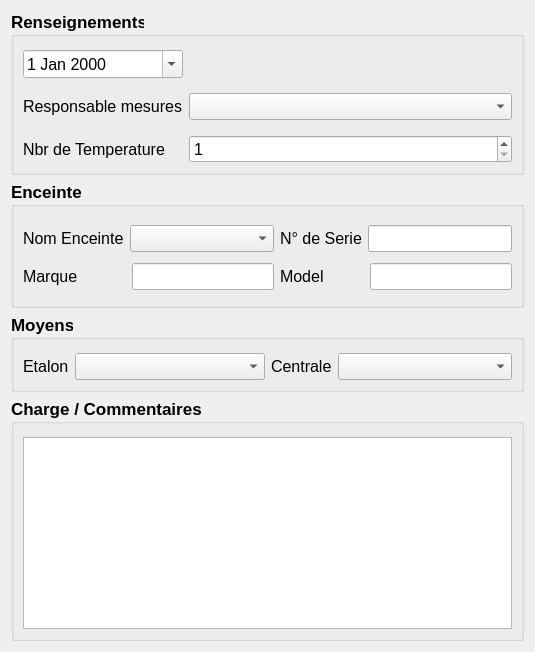
      <widget class="QWidget" name="tab">
       <attribute name="title">
        <string>Configuration</string>
       </attribute>
       <layout class="QVBoxLayout" name="verticalLayout">
        <item>
         <widget class="QGroupBox" name="groupBox_2">
          <property name="sizePolicy">
           <sizepolicy hsizetype="Preferred" vsizetype="Fixed">
            <horstretch>0</horstretch>
            <verstretch>0</verstretch>
           </sizepolicy>
          </property>
          <property name="minimumSize">
           <size>
            <width>0</width>
            <height>99</height>
           </size>
          </property>
          <property name="font">
           <font>
            <pointsize>13</pointsize>
            <weight>75</weight>
            <bold>true</bold>
           </font>
          </property>
          <property name="title">
           <string>Renseignements</string>
          </property>
          <layout class="QHBoxLayout" name="horizontalLayout_9">
           <property name="topMargin">
            <number>13</number>
           </property>
           <item>
            <layout class="QHBoxLayout" name="horizontalLayout_5">
             <item>
              <layout class="QGridLayout" name="gridLayout_2">
               <property name="horizontalSpacing">
                <number>6</number>
               </property>
               <property name="verticalSpacing">
                <number>15</number>
               </property>
               <item row="0" column="0">
                <widget class="QDateEdit" name="dateEdit">
                 <property name="font">
                  <font>
                   <pointsize>12</pointsize>
                   <weight>50</weight>
                   <bold>false</bold>
                  </font>
                 </property>
                 <property name="calendarPopup">
                  <bool>true</bool>
                 </property>
                </widget>
               </item>
               <item row="1" column="0">
                <widget class="QLabel" name="label_5">
                 <property name="sizePolicy">
                  <sizepolicy hsizetype="Fixed" vsizetype="Preferred">
                   <horstretch>0</horstretch>
                   <verstretch>0</verstretch>
                  </sizepolicy>
                 </property>
                 <property name="font">
                  <font>
                   <pointsize>12</pointsize>
                   <weight>50</weight>
                   <bold>false</bold>
                  </font>
                 </property>
                 <property name="text">
                  <string>Responsable mesures</string>
                 </property>
                </widget>
               </item>
               <item row="1" column="1">
                <widget class="QComboBox" name="comboBox_operateur">
                 <property name="font">
                  <font>
                   <pointsize>12</pointsize>
                   <weight>50</weight>
                   <bold>false</bold>
                  </font>
                 </property>
                </widget>
               </item>
               <item row="2" column="1">
                <widget class="QSpinBox" name="spinBox">
                 <property name="font">
                  <font>
                   <pointsize>12</pointsize>
                   <weight>50</weight>
                   <bold>false</bold>
                  </font>
                 </property>
                 <property name="alignment">
                  <set>Qt::AlignLeading|Qt::AlignLeft|Qt::AlignVCenter</set>
                 </property>
                 <property name="minimum">
                  <number>1</number>
                 </property>
                 <property name="value">
                  <number>1</number>
                 </property>
                </widget>
               </item>
               <item row="2" column="0">
                <widget class="QLabel" name="label_9">
                 <property name="font">
                  <font>
                   <pointsize>12</pointsize>
                   <weight>50</weight>
                   <bold>false</bold>
                  </font>
                 </property>
                 <property name="text">
                  <string>Nbr de Temperature</string>
                 </property>
                </widget>
               </item>
              </layout>
             </item>
            </layout>
           </item>
          </layout>
         </widget>
        </item>
        <item>
         <widget class="QGroupBox" name="groupBox">
          <property name="sizePolicy">
           <sizepolicy hsizetype="Preferred" vsizetype="Fixed">
            <horstretch>0</horstretch>
            <verstretch>0</verstretch>
           </sizepolicy>
          </property>
          <property name="minimumSize">
           <size>
            <width>0</width>
            <height>127</height>
           </size>
          </property>
          <property name="font">
           <font>
            <pointsize>13</pointsize>
            <weight>75</weight>
            <bold>true</bold>
           </font>
          </property>
          <property name="title">
           <string>Enceinte</string>
          </property>
          <layout class="QHBoxLayout" name="horizontalLayout_10">
           <property name="topMargin">
            <number>13</number>
           </property>
           <item>
            <layout class="QGridLayout" name="gridLayout">
             <item row="0" column="0">
              <layout class="QHBoxLayout" name="horizontalLayout">
               <item>
                <widget class="QLabel" name="label">
                 <property name="sizePolicy">
                  <sizepolicy hsizetype="Fixed" vsizetype="Preferred">
                   <horstretch>0</horstretch>
                   <verstretch>0</verstretch>
                  </sizepolicy>
                 </property>
                 <property name="font">
                  <font>
                   <pointsize>12</pointsize>
                   <weight>50</weight>
                   <bold>false</bold>
                  </font>
                 </property>
                 <property name="text">
                  <string>Nom Enceinte</string>
                 </property>
                </widget>
               </item>
               <item>
                <widget class="QComboBox" name="comboBox_enceinte">
                 <property name="font">
                  <font>
                   <pointsize>12</pointsize>
                   <weight>50</weight>
                   <bold>false</bold>
                  </font>
                 </property>
                </widget>
               </item>
              </layout>
             </item>
             <item row="1" column="0">
              <layout class="QHBoxLayout" name="horizontalLayout_2">
               <item>
                <widget class="QLabel" name="label_2">
                 <property name="sizePolicy">
                  <sizepolicy hsizetype="Fixed" vsizetype="Preferred">
                   <horstretch>0</horstretch>
                   <verstretch>0</verstretch>
                  </sizepolicy>
                 </property>
                 <property name="minimumSize">
                  <size>
                   <width>103</width>
                   <height>0</height>
                  </size>
                 </property>
                 <property name="font">
                  <font>
                   <pointsize>12</pointsize>
                   <weight>50</weight>
                   <bold>false</bold>
                  </font>
                 </property>
                 <property name="text">
                  <string>Marque</string>
                 </property>
                </widget>
               </item>
               <item>
                <widget class="QLineEdit" name="lineEdit_marque">
                 <property name="font">
                  <font>
                   <pointsize>12</pointsize>
                   <weight>50</weight>
                   <bold>false</bold>
                  </font>
                 </property>
                 <property name="readOnly">
                  <bool>true</bool>
                 </property>
                </widget>
               </item>
              </layout>
             </item>
             <item row="0" column="1">
              <layout class="QHBoxLayout" name="horizontalLayout_3">
               <item>
                <widget class="QLabel" name="label_3">
                 <property name="sizePolicy">
                  <sizepolicy hsizetype="Fixed" vsizetype="Preferred">
                   <horstretch>0</horstretch>
                   <verstretch>0</verstretch>
                  </sizepolicy>
                 </property>
                 <property name="font">
                  <font>
                   <pointsize>12</pointsize>
                   <weight>50</weight>
                   <bold>false</bold>
                  </font>
                 </property>
                 <property name="text">
                  <string>N° de Serie</string>
                 </property>
                </widget>
               </item>
               <item>
                <widget class="QLineEdit" name="lineEdit_n_serie">
                 <property name="font">
                  <font>
                   <pointsize>12</pointsize>
                   <weight>50</weight>
                   <bold>false</bold>
                  </font>
                 </property>
                 <property name="readOnly">
                  <bool>true</bool>
                 </property>
                </widget>
               </item>
              </layout>
             </item>
             <item row="1" column="1">
              <layout class="QHBoxLayout" name="horizontalLayout_4">
               <item>
                <widget class="QLabel" name="label_4">
                 <property name="sizePolicy">
                  <sizepolicy hsizetype="Fixed" vsizetype="Preferred">
                   <horstretch>0</horstretch>
                   <verstretch>0</verstretch>
                  </sizepolicy>
                 </property>
                 <property name="minimumSize">
                  <size>
                   <width>84</width>
                   <height>0</height>
                  </size>
                 </property>
                 <property name="font">
                  <font>
                   <pointsize>12</pointsize>
                   <weight>50</weight>
                   <bold>false</bold>
                  </font>
                 </property>
                 <property name="text">
                  <string>Model</string>
                 </property>
                </widget>
               </item>
               <item>
                <widget class="QLineEdit" name="lineEdit_model">
                 <property name="font">
                  <font>
                   <pointsize>12</pointsize>
                   <weight>50</weight>
                   <bold>false</bold>
                  </font>
                 </property>
                 <property name="readOnly">
                  <bool>true</bool>
                 </property>
                </widget>
               </item>
              </layout>
             </item>
            </layout>
           </item>
          </layout>
         </widget>
        </item>
        <item>
         <widget class="QGroupBox" name="groupBox_3">
          <property name="sizePolicy">
           <sizepolicy hsizetype="Preferred" vsizetype="Fixed">
            <horstretch>0</horstretch>
            <verstretch>0</verstretch>
           </sizepolicy>
          </property>
          <property name="minimumSize">
           <size>
            <width>0</width>
            <height>63</height>
           </size>
          </property>
          <property name="font">
           <font>
            <pointsize>13</pointsize>
            <weight>75</weight>
            <bold>true</bold>
           </font>
          </property>
          <property name="title">
           <string>Moyens</string>
          </property>
          <layout class="QHBoxLayout" name="horizontalLayout_11">
           <property name="topMargin">
            <number>13</number>
           </property>
           <item>
            <layout class="QHBoxLayout" name="horizontalLayout_8">
             <item>
              <layout class="QHBoxLayout" name="horizontalLayout_6">
               <item>
                <widget class="QLabel" name="label_6">
                 <property name="sizePolicy">
                  <sizepolicy hsizetype="Fixed" vsizetype="Preferred">
                   <horstretch>0</horstretch>
                   <verstretch>0</verstretch>
                  </sizepolicy>
                 </property>
                 <property name="font">
                  <font>
                   <pointsize>12</pointsize>
                   <weight>50</weight>
                   <bold>false</bold>
                  </font>
                 </property>
                 <property name="text">
                  <string>Etalon</string>
                 </property>
                </widget>
               </item>
               <item>
                <widget class="QComboBox" name="comboBox_etalon">
                 <property name="font">
                  <font>
                   <pointsize>12</pointsize>
                   <weight>50</weight>
                   <bold>false</bold>
                  </font>
                 </property>
                </widget>
               </item>
              </layout>
             </item>
             <item>
              <layout class="QHBoxLayout" name="horizontalLayout_7">
               <item>
                <widget class="QLabel" name="label_7">
                 <property name="sizePolicy">
                  <sizepolicy hsizetype="Fixed" vsizetype="Preferred">
                   <horstretch>0</horstretch>
                   <verstretch>0</verstretch>
                  </sizepolicy>
                 </property>
                 <property name="font">
                  <font>
                   <pointsize>12</pointsize>
                   <weight>50</weight>
                   <bold>false</bold>
                  </font>
                 </property>
                 <property name="text">
                  <string>Centrale</string>
                 </property>
                </widget>
               </item>
               <item>
                <widget class="QComboBox" name="comboBox_centrale">
                 <property name="font">
                  <font>
                   <pointsize>12</pointsize>
                   <weight>50</weight>
                   <bold>false</bold>
                  </font>
                 </property>
                </widget>
               </item>
              </layout>
             </item>
            </layout>
           </item>
          </layout>
         </widget>
        </item>
        <item>
         <widget class="QGroupBox" name="groupBox_4">
          <property name="sizePolicy">
           <sizepolicy hsizetype="Preferred" vsizetype="Expanding">
            <horstretch>0</horstretch>
            <verstretch>0</verstretch>
           </sizepolicy>
          </property>
          <property name="font">
           <font>
            <pointsize>13</pointsize>
            <weight>75</weight>
            <bold>true</bold>
           </font>
          </property>
          <property name="title">
           <string>Charge / Commentaires</string>
          </property>
          <layout class="QGridLayout" name="gridLayout_3">
           <property name="topMargin">
            <number>13</number>
           </property>
           <item row="0" column="0">
            <widget class="QTextEdit" name="textEdit">
             <property name="sizePolicy">
              <sizepolicy hsizetype="Expanding" vsizetype="MinimumExpanding">
               <horstretch>0</horstretch>
               <verstretch>0</verstretch>
              </sizepolicy>
             </property>
             <property name="font">
              <font>
               <pointsize>12</pointsize>
               <weight>50</weight>
               <bold>false</bold>
              </font>
             </property>
            </widget>
           </item>
          </layout>
         </widget>
        </item>
       </layout>
      </widget>
